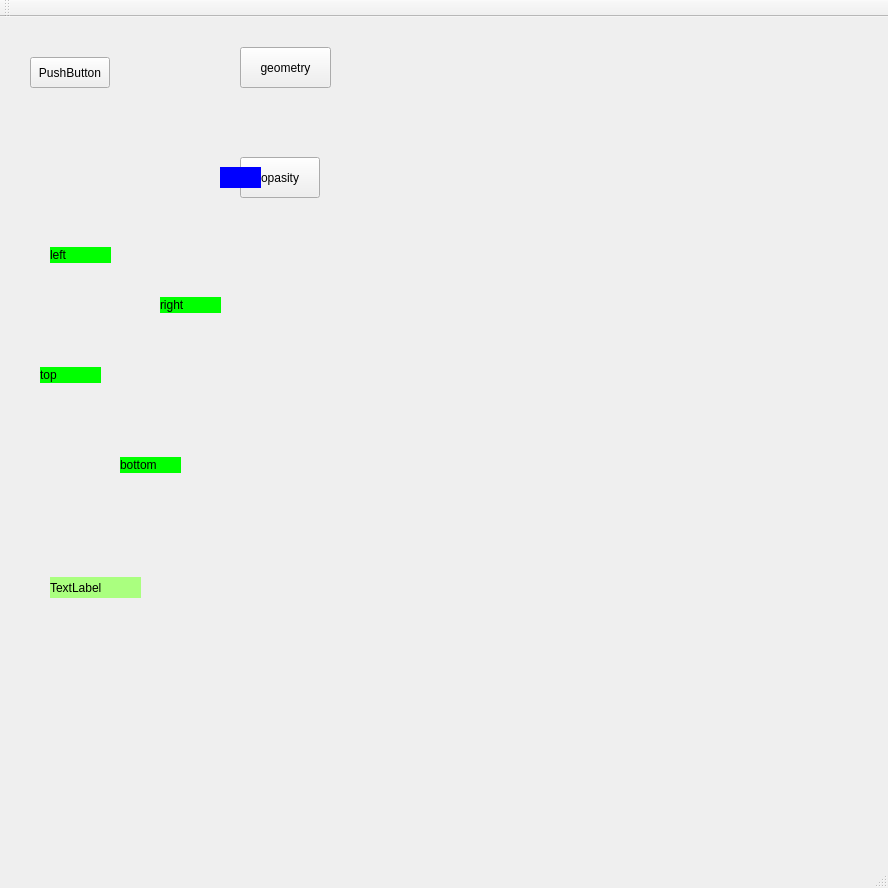
<?xml version="1.0" encoding="UTF-8"?>
<ui version="4.0">
 <class>MainWindow</class>
 <widget class="QMainWindow" name="MainWindow">
  <property name="geometry">
   <rect>
    <x>0</x>
    <y>0</y>
    <width>888</width>
    <height>888</height>
   </rect>
  </property>
  <property name="windowTitle">
   <string>MainWindow</string>
  </property>
  <widget class="QWidget" name="centralWidget">
   <widget class="QPushButton" name="pushButton">
    <property name="geometry">
     <rect>
      <x>30</x>
      <y>40</y>
      <width>80</width>
      <height>31</height>
     </rect>
    </property>
    <property name="text">
     <string>PushButton</string>
    </property>
   </widget>
   <widget class="QPushButton" name="pushButton_start">
    <property name="geometry">
     <rect>
      <x>240</x>
      <y>30</y>
      <width>91</width>
      <height>41</height>
     </rect>
    </property>
    <property name="text">
     <string>geometry</string>
    </property>
   </widget>
   <widget class="QPushButton" name="pushButton_opacity_start">
    <property name="geometry">
     <rect>
      <x>240</x>
      <y>140</y>
      <width>80</width>
      <height>41</height>
     </rect>
    </property>
    <property name="text">
     <string>opasity</string>
    </property>
   </widget>
   <widget class="QLabel" name="label_opacity">
    <property name="geometry">
     <rect>
      <x>220</x>
      <y>150</y>
      <width>41</width>
      <height>21</height>
     </rect>
    </property>
    <property name="styleSheet">
     <string notr="true">background-color: rgb(0, 0, 255);</string>
    </property>
    <property name="text">
     <string/>
    </property>
   </widget>
   <widget class="QLabel" name="label_left">
    <property name="geometry">
     <rect>
      <x>50</x>
      <y>230</y>
      <width>61</width>
      <height>16</height>
     </rect>
    </property>
    <property name="styleSheet">
     <string notr="true">background-color: rgb(0, 255, 0);</string>
    </property>
    <property name="text">
     <string>left</string>
    </property>
   </widget>
   <widget class="QLabel" name="label_top">
    <property name="geometry">
     <rect>
      <x>40</x>
      <y>350</y>
      <width>61</width>
      <height>16</height>
     </rect>
    </property>
    <property name="styleSheet">
     <string notr="true">background-color: rgb(0, 255, 0);</string>
    </property>
    <property name="text">
     <string>top</string>
    </property>
   </widget>
   <widget class="QLabel" name="label_right">
    <property name="geometry">
     <rect>
      <x>160</x>
      <y>280</y>
      <width>61</width>
      <height>16</height>
     </rect>
    </property>
    <property name="styleSheet">
     <string notr="true">background-color: rgb(0, 255, 0);</string>
    </property>
    <property name="text">
     <string>right</string>
    </property>
   </widget>
   <widget class="QLabel" name="label_bottom">
    <property name="geometry">
     <rect>
      <x>120</x>
      <y>440</y>
      <width>61</width>
      <height>16</height>
     </rect>
    </property>
    <property name="styleSheet">
     <string notr="true">background-color: rgb(0, 255, 0);</string>
    </property>
    <property name="text">
     <string>bottom</string>
    </property>
   </widget>
   <widget class="QWidget" name="widget_left" native="true">
    <property name="geometry">
     <rect>
      <x>420</x>
      <y>60</y>
      <width>200</width>
      <height>200</height>
     </rect>
    </property>
    <property name="styleSheet">
     <string notr="true">border-image: url(:/images/yingmu.jpg);</string>
    </property>
   </widget>
   <widget class="QWidget" name="widget_right" native="true">
    <property name="geometry">
     <rect>
      <x>710</x>
      <y>80</y>
      <width>200</width>
      <height>200</height>
     </rect>
    </property>
    <property name="styleSheet">
     <string notr="true">border-image: url(:/images/liuchuanfeng.gif);</string>
    </property>
   </widget>
   <widget class="QLabel" name="label_runningHorse">
    <property name="geometry">
     <rect>
      <x>50</x>
      <y>560</y>
      <width>91</width>
      <height>21</height>
     </rect>
    </property>
    <property name="styleSheet">
     <string notr="true">background-color: rgb(170, 255, 127);</string>
    </property>
    <property name="text">
     <string>TextLabel</string>
    </property>
   </widget>
  </widget>
  <widget class="QMenuBar" name="menuBar">
   <property name="geometry">
    <rect>
     <x>0</x>
     <y>0</y>
     <width>888</width>
     <height>17</height>
    </rect>
   </property>
  </widget>
  <widget class="QToolBar" name="mainToolBar">
   <attribute name="toolBarArea">
    <enum>TopToolBarArea</enum>
   </attribute>
   <attribute name="toolBarBreak">
    <bool>false</bool>
   </attribute>
  </widget>
  <widget class="QStatusBar" name="statusBar"/>
 </widget>
 <layoutdefault spacing="6" margin="11"/>
 <resources/>
 <connections/>
</ui>
